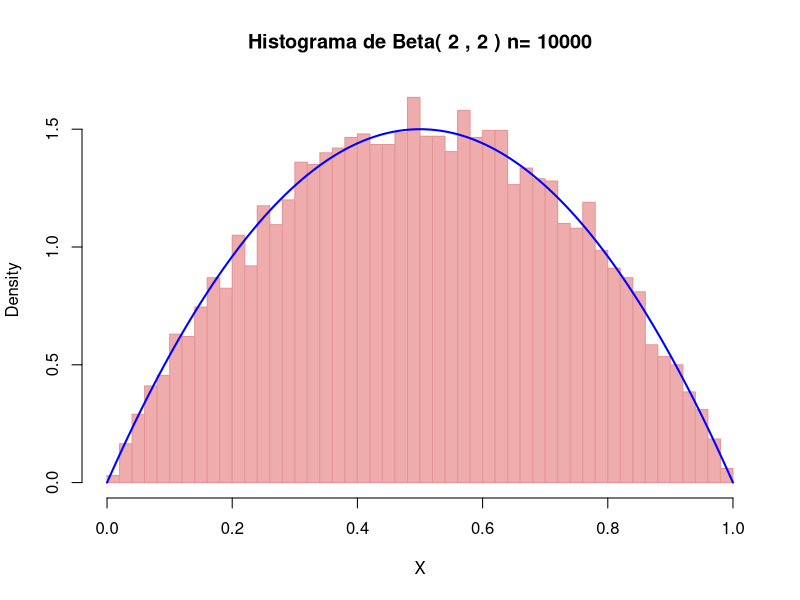

Here is the R script that generated this plot: (Note: this script raises an error after producing the figure.)
densidad <- function(X, a, b) {
  ( (X^(a - 1))*( (1-X)^(b-1) ) )  / beta(a,b) 
}

aceptar_rechazo <- function(a, b){
  cota <- calcula_cota(a, b)
  i <- 1
  X <- runif(1,0,1)
  Y <- runif(1,0,cota)
  while ( Y >= densidad(X, a, b) ) {
    X <- runif(1,0,1)
    Y <- runif(1,0,cota)
    i <- i + 1
  }
  t <- list(X, i)
  return (t)
}

calcula_cota <- function(a, b) {
  if (a == 0.5 && b == 0.5) {
    return (4)
  } else {
    s <- seq(0, 1, length.out = 1000)
    v <- densidad(s, a, b)
    return (max(v) + 0.3) 
  }
}

simulate_beta <- function(a, b, n) {
  v <- c()
  for (i in 1:n) {
    v <- append(v, as.double(aceptar_rechazo(a, b)[1]))
  }
  return (v)
}

graph_hist_beta <- function(a, b, title, n=10000, breaks=40) {
  beta <- simulate_beta(a, b, n)
  hist(beta, col = "#efacac", border = "#e59595", breaks=breaks, 
       probability = TRUE, main=paste("Histograma de Beta(", a, ",", b,") n=", n), xlab = "X")
  par(new=TRUE)
  s = seq(0, 1, length.out = n)
  lines(s, densidad(s, a, b), col = 'blue', lw = 2)
}

graph_hist_beta(2, 2)
graph_hist_beta(0.8, 0.8)

average_iterations <- function(n, a, b) {
  iterations <- c()
  for (i in 1:n) {
    num_it <- as.double(aceptar_rechazo(a, b)[2])
    iterations <- append(iterations, num_it)
  }
  return (mean(iterations))
}

graph_avg_iterations <- function(n_vals, a, b) {
  iterations <- c()
  for (n in n_vals) {
    iterations <- append(iterations, average_iterations(n, a, b))
  }
  print(iterations)
  plot(n_vals, iterations, main = paste("Beta (", a, ",", b, ")"), xlab = "número de variables Beta", 
       ylab = "número promedio de iteraciones", col = '#d3d3d3', type = 'p')
  for (n in 1:length(iterations)) {
    text(x=n_vals[n], y=iterations[n], round(iterations[n], 2))
  }
}

n <- c(10, 100, 200, 500, 1000, 2000, 3000)
graph_avg_iterations(n, a=2, b=5)

